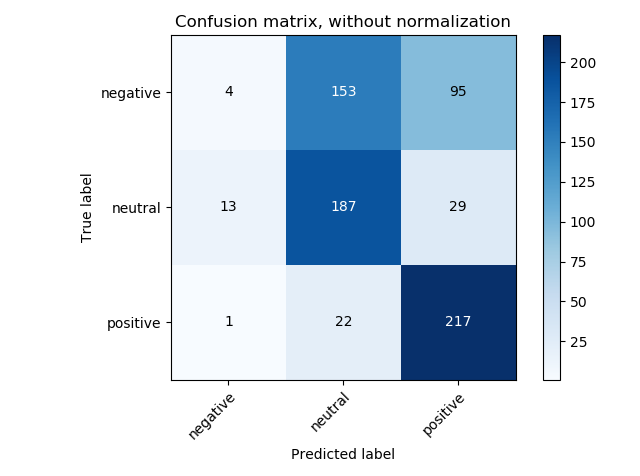

This figure's Python source:
# Naive Bayes

# Importing the libraries
import numpy as np
import matplotlib.pyplot as plt
import pandas as pd
from sklearn.utils.multiclass import unique_labels
# Importing the dataset
data = pd.read_csv('class2.csv')
data["state"]= data["state"].astype(int)
X = data.iloc[:, 0:14].values
y = data.iloc[:, 14].values


# Splitting the dataset into the Training set and Test set
from sklearn.model_selection import train_test_split
X_train, X_test, y_train, y_test = train_test_split(X, y, test_size = 0.25, random_state = 0)

# Feature Scaling
from sklearn.preprocessing import StandardScaler
sc = StandardScaler()
X_train = sc.fit_transform(X_train)
X_test = sc.transform(X_test)

# Fitting Naive Bayes to the Training set
from sklearn.naive_bayes import GaussianNB
classifier = GaussianNB()
classifier.fit(X_train, y_train)

# Predicting the Test set results
y_pred = classifier.predict(X_test)

# Making the Confusion Matrix
from sklearn.metrics import confusion_matrix
cm = confusion_matrix(y_test, y_pred)

from sklearn.metrics import accuracy_score
accuracy_score(y_test,y_pred)

def plot_confusion_matrix(y_true, y_pred, classes,
                          normalize=False,
                          title=None,
                          cmap=plt.cm.Blues):
    """
    This function prints and plots the confusion matrix.
    Normalization can be applied by setting `normalize=True`.
    """
    if not title:
        if normalize:
            title = 'Normalized confusion matrix'
        else:
            title = 'Confusion matrix, without normalization'

    # Compute confusion matrix
    cm = confusion_matrix(y_test, y_pred)
    # Only use the labels that appear in the data
    classes = classes[unique_labels(y_test, y_pred)]
    if normalize:
        cm = cm.astype('float') / cm.sum(axis=1)[:, np.newaxis]
        print("Normalized confusion matrix")
    else:
        print('Confusion matrix, without normalization')

    print(cm)

    fig, ax = plt.subplots()
    im = ax.imshow(cm, interpolation='nearest', cmap=cmap)
    ax.figure.colorbar(im, ax=ax)
    # We want to show all ticks...
    ax.set(xticks=np.arange(cm.shape[1]),
           yticks=np.arange(cm.shape[0]),
           # ... and label them with the respective list entries
           xticklabels=classes, yticklabels=classes,
           title=title,
           ylabel='True label',
           xlabel='Predicted label')

    # Rotate the tick labels and set their alignment.
    plt.setp(ax.get_xticklabels(), rotation=45, ha="right",
             rotation_mode="anchor")

    # Loop over data dimensions and create text annotations.
    fmt = '.2f' if normalize else 'd'
    thresh = cm.max() / 2.
    for i in range(cm.shape[0]):
        for j in range(cm.shape[1]):
            ax.text(j, i, format(cm[i, j], fmt),
                    ha="center", va="center",
                    color="white" if cm[i, j] > thresh else "black")
    fig.tight_layout()
    return ax


np.set_printoptions(precision=2)
class_names = np.array(['negative','neutral','positive'])
# Plot non-normalized confusion matrix
plot_confusion_matrix(y_test, y_pred, classes=class_names,
                      title='Confusion matrix, without normalization')

# Plot normalized confusion matrix
plot_confusion_matrix(y_test, y_pred, classes=class_names, normalize=True,
                      title='Normalized confusion matrix')

plt.show()
